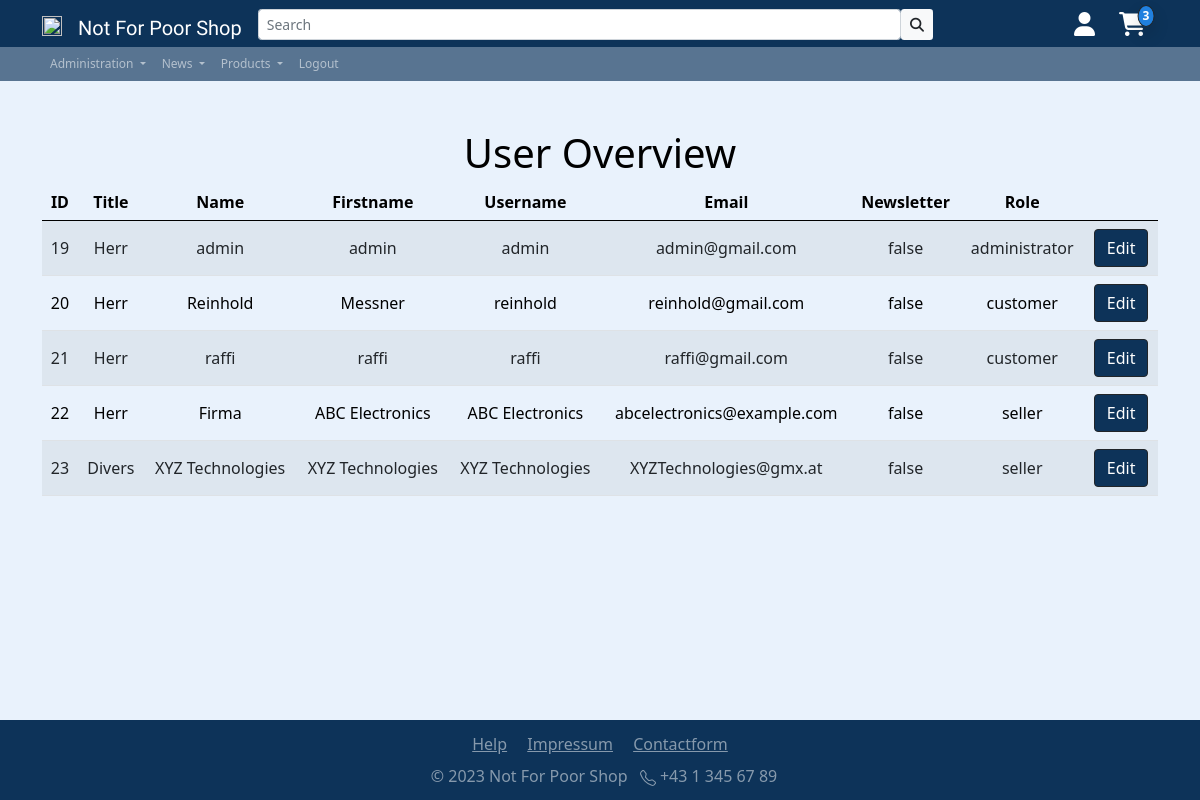
The page /app/inc/pgs/user_overview.php (signed in) on the database its author committed.
### tables this page shows
CREATE TABLE `users` (
  `id` int(11) NOT NULL,
  `status` varchar(256) NOT NULL DEFAULT 'active',
  `form_of_adress` varchar(256) NOT NULL,
  `name` varchar(256) NOT NULL,
  `surname` varchar(256) NOT NULL,
  `username` varchar(256) NOT NULL,
  `password` varchar(256) NOT NULL,
  `useremail` varchar(256) NOT NULL,
  `birth_date` date NOT NULL,
  `has_newsletter` varchar(256) NOT NULL,
  `role` varchar(256) NOT NULL DEFAULT 'customer',
  `seller_id` int(11) DEFAULT NULL
);

### app/inc/pgs/user_overview.php (the view, shortened to what this page needs)
<!DOCTYPE html>
<html lang="en">
<head>
  <?php
  include '../includes/head.php';
  require_once('../../config/dbaccess.php');
  ?>
</head>
<body class="d-flex flex-column min-vh-100">
  <div class="container site-font-color text-center">
    <h1 class="h1 mt-5">User Overview</h1>
    <?php
    $db_obj = new mysqli($host, $user, $password, $database);
    $sql = "SELECT * FROM users ORDER BY id ASC";
    $result = $db_obj->query($sql);
    echo '<div class="table-responsive col-md-12">
    <table class="table table-striped">
      <thead class="h6 thead-dark">
        <tr>
          <th>ID</th>
          <th>Title</th>
          <th>Name</th>
          <th>Firstname</th>
          <th>Username</th>
          <th>Email</th>
          <th>Newsletter</th>
          <th>Role</th>
          <th></th>
        </tr>
      </thead>
      <tbody>';
    while ($row = $result->fetch_assoc()) {
      $field1name = $row["id"];
      $field2name = $row["form_of_adress"];
      $field3name = $row["name"];
      $field4name = $row["surname"];
      $field5name = $row["username"];
      $field6name = $row["useremail"];
      $field7name = $row["has_newsletter"];
      $field8name = $row["role"];
      $field10name = "<a class='btn btn-dark secondary-bg-color' href='user_overview_change.php?user=$field1name' method='POST'>Edit</a>";
      echo '<tr>
              <td class="align-middle">' . $field1name . '</td>
              <td class="align-middle">' . $field2name . '</td>
              <td class="align-middle">' . $field3name . '</td>
              <td class="align-middle">' . $field4name . '</td>
              <td class="align-middle">' . $field5name . '</td>
              <td class="align-middle">' . $field6name . '</td>
              <td class="align-middle">' . $field7name . '</td>
              <td class="align-middle">' . $field8name . '</td>
              <td class="align-middle">' . $field10name . '</td>
            </tr>';
    }
    echo "</tbody></table></div>";
    ?>
  </div>
  <?php
  include '../includes/footer.php';
  ?>
</body>
</html>

### app/res/css/styles.css (style rules this page uses)
html { height: 100%; }
body { background-color: #e9f2fc; font-family: "Segoe UI", Tahoma, Geneva, Verdana, sans-serif; background-image: none; background-repeat: no-repeat; background-position: center; background-attachment: fixed; }
.secondary-bg-color { background-color: #0d3359; }
.site-font-color { color: #000000; }

### app/inc/pgs/user_overview.php (style rules this page uses)
body { color: white; }
table.table { color: black; }

### rows shown on the page
users: id "19", form_of_adress "Herr", name "admin", surname "admin", username "admin", useremail "admin@gmail.com", has_newsletter "false", role "administrator"
users: id "20", form_of_adress "Herr", name "Reinhold", surname "Messner", username "reinhold", useremail "reinhold@gmail.com", has_newsletter "false", role "customer"
users: id "21", form_of_adress "Herr", name "raffi", surname "raffi", username "raffi", useremail "raffi@gmail.com", has_newsletter "false", role "customer"
users: id "22", form_of_adress "Herr", name "Firma", surname "ABC Electronics", username "ABC Electronics", useremail "abcelectronics@example.com", has_newsletter "false", role "seller"
users: id "23", form_of_adress "Divers", name "XYZ Technologies", surname "XYZ Technologies", username "XYZ Technologies", useremail "XYZTechnologies@gmx.at", has_newsletter "false", role "seller"

### other values the page prints
$currentShoppingcartAmount "3"
